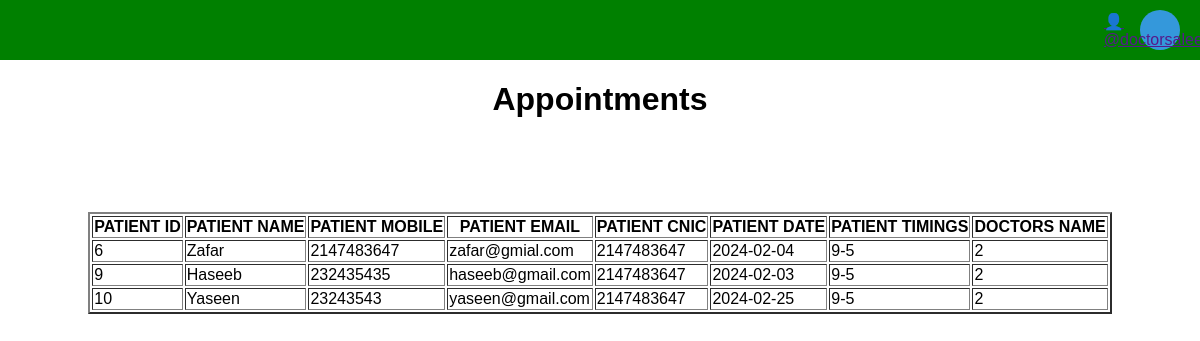
/fetch.php (signed in), run on the app's committed database.
### tables this page shows
CREATE TABLE `tbl_appointment` (
  `p_id` int(11) NOT NULL,
  `p_name` varchar(255) DEFAULT NULL,
  `p_mobile` int(11) DEFAULT NULL,
  `p_email` varchar(255) DEFAULT NULL,
  `p_cnic` int(11) DEFAULT NULL,
  `p_date` varchar(255) DEFAULT NULL,
  `p_timings` varchar(255) DEFAULT NULL,
  `d_id` int(11) DEFAULT NULL
);

### fetch.php (the view, shortened to what this page needs)
<!DOCTYPE html>
<html lang="en">
<head>
</head>
<body>
<div class="navbar">
      <div class="user-icon animated-icon">
        <a href=""><span>👤<?php echo $_SESSION['SQL'];?></span></a>
      </div>
    </div>
    <h1 style="text-align: center;" >Appointments</h1><br><br><br><br>
    <table style="justify-content: center; justify-content: center;margin-left: auto;
  margin-right: auto; " border="2">
        <thead>
            <tr>
                <th>PATIENT ID</th>
                <th>PATIENT NAME</th>
                <th>PATIENT MOBILE</th>
                <th>PATIENT EMAIL</th>
                <th>PATIENT CNIC</th>
                <th>PATIENT DATE</th>
                <th>PATIENT TIMINGS</th>
                <th>DOCTORS NAME</th>
            </tr>
        </thead>
        <tbody>
            <?php
            include("connection.php");
            $query="SELECT * FROM tbl_appointment WHERE  $_SESSION[SQ] = d_id";
            $result=mysqli_query($con,$query);
            foreach($result as $row){
                echo"<tr>";
                echo"<td>$row[p_id]</td>";
                echo"<td>$row[p_name]</td>";
                echo"<td>$row[p_mobile]</td>";
                echo"<td>$row[p_email]</td>";
                echo"<td>$row[p_cnic]</td>";
                echo"<td>$row[p_date]</td>";
                echo"<td>$row[p_timings]</td>";
                echo"<td>$row[d_id]</td>";
                echo"</tr>";
            }
            ?>
        </tbody>
    </table>
</body>
</html>

### fetch.php (style rules this page uses)
body { margin: 0; font-family: Arial, sans-serif; }
.navbar { background-color: green; padding: 10px; display: flex; justify-content: flex-end; }
.user-icon { width: 40px; height: 40px; background-color: #3498db; border-radius: 50%; display: flex; align-items: center; justify-content: center; color: #ffffff; font-size: 16px; cursor: pointer; transition: background-color 0.3s ease-in-out; margin-right: 10px; }
.animated-icon { animation: bounce 1s infinite; }

### data on the page
tbl_appointment: p_id "6", p_name "Zafar", p_mobile "2147483647", p_email "zafar@gmial.com", p_cnic "2147483647", p_date "2024-02-04", p_timings "9-5", d "2"
tbl_appointment: p_id "9", p_name "Haseeb", p_mobile "232435435", p_email "haseeb@gmail.com", p_cnic "2147483647", p_date "2024-02-03", p_timings "9-5", d "2"
tbl_appointment: p_id "10", p_name "Yaseen", p_mobile "23243543", p_email "yaseen@gmail.com", p_cnic "2147483647", p_date "2024-02-25", p_timings "9-5", d "2"
